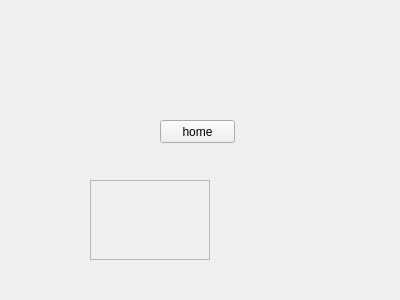
<?xml version="1.0" encoding="UTF-8"?>
<ui version="4.0">
 <class>home</class>
 <widget class="QWidget" name="home">
  <property name="geometry">
   <rect>
    <x>0</x>
    <y>0</y>
    <width>400</width>
    <height>300</height>
   </rect>
  </property>
  <property name="windowTitle">
   <string>home</string>
  </property>
  <widget class="QPushButton" name="pushButton">
   <property name="geometry">
    <rect>
     <x>160</x>
     <y>120</y>
     <width>75</width>
     <height>23</height>
    </rect>
   </property>
   <property name="text">
    <string>home</string>
   </property>
  </widget>
  <widget class="MyQScrollArea" name="scrollArea">
   <property name="geometry">
    <rect>
     <x>90</x>
     <y>180</y>
     <width>120</width>
     <height>80</height>
    </rect>
   </property>
   <property name="widgetResizable">
    <bool>true</bool>
   </property>
   <widget class="QWidget" name="scrollAreaWidgetContents">
    <property name="geometry">
     <rect>
      <x>0</x>
      <y>0</y>
      <width>118</width>
      <height>78</height>
     </rect>
    </property>
   </widget>
  </widget>
  <widget class="MyQWidget" name="widget" native="true">
   <property name="geometry">
    <rect>
     <x>70</x>
     <y>20</y>
     <width>120</width>
     <height>80</height>
    </rect>
   </property>
  </widget>
 </widget>
 <customwidgets>
  <customwidget>
   <class>MyQScrollArea</class>
   <extends>QScrollArea</extends>
   <header>myqscrollarea.h</header>
   <container>1</container>
  </customwidget>
  <customwidget>
   <class>MyQWidget</class>
   <extends>QWidget</extends>
   <header>myqwidget.h</header>
   <container>1</container>
  </customwidget>
 </customwidgets>
 <resources/>
 <connections/>
</ui>
